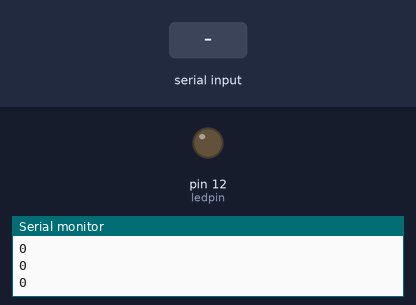
Recording of a sketch running on a simulated Arduino Uno, built with avr-gcc and run on an emulated ATmega328P. On the bench: output pins drawn as LEDs (lit = HIGH), the last lines printed to the serial monitor. The test bench sets the inputs (shaded band).

Above: at 1.2 s.
1.3 s: "1\n" received over Serial
At 2.1 s:
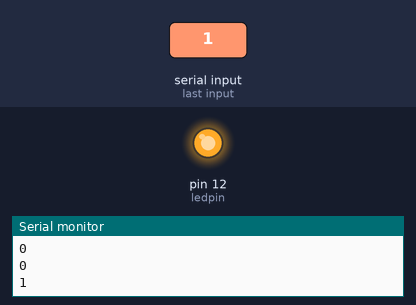
Timing chart, 0 to 4.3 s (numbered marks = the images above; inputs shaded):
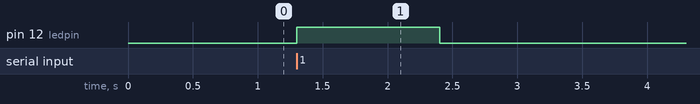

The sketch:

Bluetooth.ino
```cpp
int val;
int ledpin=12;

void setup() {
  // put your setup code here, to run once:
pinMode(ledpin,OUTPUT);
Serial.begin(9600);
}

void loop() {
  // put your main code here, to run repeatedly:
if(Serial.available())
{
  val=Serial.parseInt();

}
Serial.println(val);
if(val==1)
{
  digitalWrite(ledpin,HIGH);

}
else
{
  digitalWrite(ledpin,LOW);
}
delay(100);
}
```

Measured:
- after the input at 1.3 s, pin 12 (ledpin): LOW → HIGH at once, → LOW 1.1 s later
